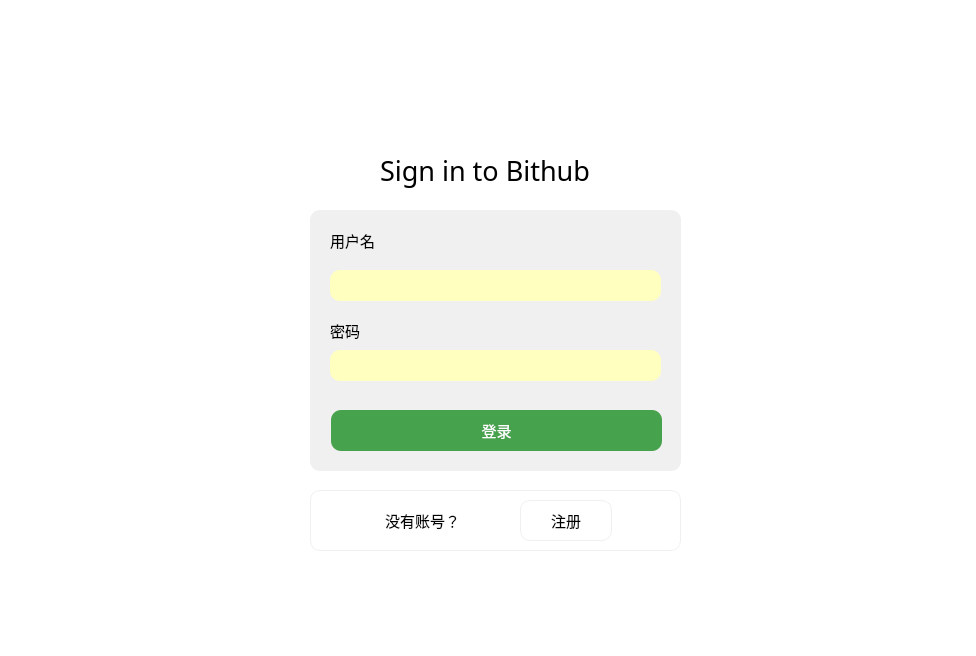
<?xml version="1.0" encoding="UTF-8"?>
<ui version="4.0">
 <class>Client</class>
 <widget class="QDialog" name="Client">
  <property name="geometry">
   <rect>
    <x>0</x>
    <y>0</y>
    <width>976</width>
    <height>656</height>
   </rect>
  </property>
  <property name="font">
   <font>
    <family>微软雅黑</family>
    <pointsize>10</pointsize>
   </font>
  </property>
  <property name="windowTitle">
   <string>Bithub</string>
  </property>
  <property name="styleSheet">
   <string notr="true">background-color: rgb(255, 255, 255);</string>
  </property>
  <widget class="QGroupBox" name="groupBox">
   <property name="geometry">
    <rect>
     <x>310</x>
     <y>210</y>
     <width>371</width>
     <height>261</height>
    </rect>
   </property>
   <property name="styleSheet">
    <string notr="true">background-color: rgb(240, 240, 240);
border-top-left-radius:10px;

border-top-right-radius:10px;

border-bottom-left-radius:10px;

border-bottom-right-radius:10px;</string>
   </property>
   <property name="title">
    <string/>
   </property>
   <widget class="QLabel" name="label">
    <property name="geometry">
     <rect>
      <x>20</x>
      <y>20</y>
      <width>211</width>
      <height>21</height>
     </rect>
    </property>
    <property name="font">
     <font>
      <family>微软雅黑</family>
      <pointsize>11</pointsize>
     </font>
    </property>
    <property name="text">
     <string>用户名</string>
    </property>
   </widget>
   <widget class="QLineEdit" name="uName">
    <property name="geometry">
     <rect>
      <x>20</x>
      <y>60</y>
      <width>331</width>
      <height>31</height>
     </rect>
    </property>
    <property name="styleSheet">
     <string notr="true">background-color: rgb(255, 255, 191);
font: 12pt &quot;微软雅黑&quot;;</string>
    </property>
   </widget>
   <widget class="QLabel" name="label_2">
    <property name="geometry">
     <rect>
      <x>20</x>
      <y>110</y>
      <width>211</width>
      <height>21</height>
     </rect>
    </property>
    <property name="font">
     <font>
      <family>微软雅黑</family>
      <pointsize>11</pointsize>
     </font>
    </property>
    <property name="text">
     <string>密码</string>
    </property>
   </widget>
   <widget class="QLineEdit" name="pWord">
    <property name="geometry">
     <rect>
      <x>20</x>
      <y>140</y>
      <width>331</width>
      <height>31</height>
     </rect>
    </property>
    <property name="styleSheet">
     <string notr="true">background-color: rgb(255, 255, 191);</string>
    </property>
    <property name="echoMode">
     <enum>QLineEdit::Password</enum>
    </property>
   </widget>
   <widget class="QPushButton" name="launch">
    <property name="geometry">
     <rect>
      <x>21</x>
      <y>200</y>
      <width>331</width>
      <height>41</height>
     </rect>
    </property>
    <property name="font">
     <font>
      <family>微软雅黑</family>
      <pointsize>11</pointsize>
     </font>
    </property>
    <property name="styleSheet">
     <string notr="true">background-color: rgb(71, 162, 77);
color: rgb(255, 255, 255);
</string>
    </property>
    <property name="text">
     <string>登录</string>
    </property>
   </widget>
  </widget>
  <widget class="QLabel" name="label_3">
   <property name="geometry">
    <rect>
     <x>380</x>
     <y>150</y>
     <width>231</width>
     <height>41</height>
    </rect>
   </property>
   <property name="font">
    <font>
     <family>等线 Light</family>
     <pointsize>20</pointsize>
    </font>
   </property>
   <property name="text">
    <string>Sign in to Bithub</string>
   </property>
  </widget>
  <widget class="QGroupBox" name="groupBox_2">
   <property name="geometry">
    <rect>
     <x>310</x>
     <y>490</y>
     <width>371</width>
     <height>61</height>
    </rect>
   </property>
   <property name="styleSheet">
    <string notr="true">background-color: rgb(255, 255, 255);

border-top-left-radius:10px;

border-top-right-radius:10px;

border-bottom-left-radius:10px;

border-bottom-right-radius:10px;

border:1px solid rgb(240, 240, 240);</string>
   </property>
   <property name="title">
    <string/>
   </property>
   <widget class="QLabel" name="label_5">
    <property name="geometry">
     <rect>
      <x>70</x>
      <y>10</y>
      <width>91</width>
      <height>41</height>
     </rect>
    </property>
    <property name="font">
     <font>
      <family>微软雅黑</family>
      <pointsize>11</pointsize>
     </font>
    </property>
    <property name="styleSheet">
     <string notr="true">
border:1px solid white;</string>
    </property>
    <property name="text">
     <string>没有账号？</string>
    </property>
   </widget>
   <widget class="QPushButton" name="Register">
    <property name="geometry">
     <rect>
      <x>210</x>
      <y>10</y>
      <width>92</width>
      <height>41</height>
     </rect>
    </property>
    <property name="font">
     <font>
      <family>微软雅黑</family>
      <pointsize>11</pointsize>
     </font>
    </property>
    <property name="text">
     <string>注册</string>
    </property>
   </widget>
  </widget>
  <widget class="QLabel" name="label_4">
   <property name="geometry">
    <rect>
     <x>440</x>
     <y>50</y>
     <width>111</width>
     <height>101</height>
    </rect>
   </property>
   <property name="text">
    <string/>
   </property>
   <property name="pixmap">
    <pixmap resource="resource.qrc">:/image/image/icon3.jpg</pixmap>
   </property>
  </widget>
 </widget>
 <layoutdefault spacing="6" margin="11"/>
 <resources>
  <include location="resource.qrc"/>
 </resources>
 <connections/>
</ui>
